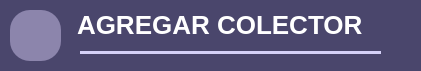
       <widget class="QWidget" name="cuadrilleros_widget_11" native="true">
        <property name="geometry">
         <rect>
          <x>20</x>
          <y>10</y>
          <width>421</width>
          <height>71</height>
         </rect>
        </property>
        <property name="styleSheet">
         <string notr="true">background-color: rgb(74, 70, 108);
        /*border: 2px solid black;*/
        border-radius: 20px;  /* Ajusta el valor para hacer las esquinas más o menos redondas */
        padding: 10px;  /* Ajusta el margen interno del QLabel */</string>
        </property>
        <widget class="QLabel" name="label_3">
         <property name="geometry">
          <rect>
           <x>80</x>
           <y>50</y>
           <width>301</width>
           <height>4</height>
          </rect>
         </property>
         <property name="styleSheet">
          <string notr="true">background-color: rgb(213, 209, 248);</string>
         </property>
         <property name="text">
          <string/>
         </property>
        </widget>
        <widget class="QLabel" name="IngreseDatosEmpleado_Lbl">
         <property name="geometry">
          <rect>
           <x>60</x>
           <y>0</y>
           <width>341</width>
           <height>51</height>
          </rect>
         </property>
         <property name="font">
          <font>
           <family>Segoe UI</family>
           <pointsize>-1</pointsize>
           <weight>81</weight>
           <bold>true</bold>
          </font>
         </property>
         <property name="styleSheet">
          <string notr="true">background-color: rgb(74, 70, 108);
color: white;  
font-family: &quot;Segoe UI&quot;;
font-size: 26px;
font-weight: 650; 
qproperty-alignment: AlignLeft;




</string>
         </property>
         <property name="text">
          <string>&lt;html&gt;&lt;head/&gt;&lt;body&gt;&lt;p&gt;&lt;span style=&quot; color:#ffffff;&quot;&gt;AGREGAR COLECTOR&lt;/span&gt;&lt;/p&gt;&lt;/body&gt;&lt;/html&gt;</string>
         </property>
        </widget>
        <widget class="QPushButton" name="RegistroRegresar_Btn">
         <property name="geometry">
          <rect>
           <x>10</x>
           <y>10</y>
           <width>51</width>
           <height>51</height>
          </rect>
         </property>
         <property name="styleSheet">
          <string notr="true">QPushButton {
	border-image: url(:/icons/iconos/botones/close.png);

       background-color: #8C85AC;
        /*border: 2px solid black;*/
        border-radius: 20px;  /* Ajusta el valor para hacer las esquinas más o menos redondas */
        padding: 10px;  /* Ajusta el margen interno del QLabel */
    }

/* Hover: Morado más oscuro pero vibrante (resalta sin ser claro) */
QPushButton:hover {
    background-color: #938BB6;  /* Morado &quot;SlateBlue&quot; (oscuro pero saturado) */
   
}
</string>
         </property>
         <property name="text">
          <string/>
         </property>
         <property name="icon">
          <iconset resource="../resources/resources.qrc">
           <normaloff>:/images/iconos/etiquetas/back_svg1.svg</normaloff>:/images/iconos/etiquetas/back_svg1.svg</iconset>
         </property>
         <property name="iconSize">
          <size>
           <width>42</width>
           <height>42</height>
          </size>
         </property>
        </widget>
       </widget>
